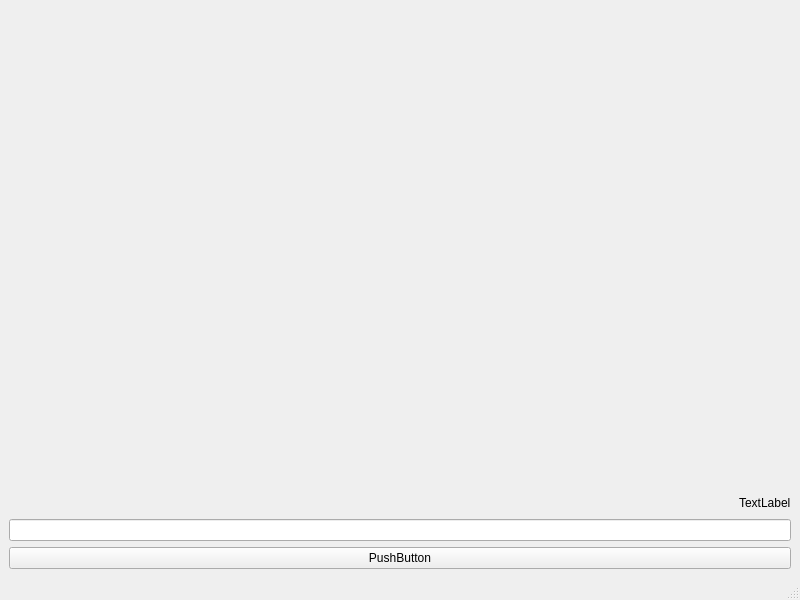
<?xml version="1.0" encoding="UTF-8"?>
<ui version="4.0">
 <class>MainWindow</class>
 <widget class="QMainWindow" name="MainWindow">
  <property name="geometry">
   <rect>
    <x>0</x>
    <y>0</y>
    <width>800</width>
    <height>600</height>
   </rect>
  </property>
  <property name="windowTitle">
   <string>MainWindow</string>
  </property>
  <widget class="QWidget" name="centralwidget">
   <layout class="QHBoxLayout" name="horizontalLayout">
    <item>
     <layout class="QVBoxLayout" name="verticalLayout">
      <property name="sizeConstraint">
       <enum>QLayout::SetMaximumSize</enum>
      </property>
      <item>
       <widget class="QWidget" name="plotting_widget" native="true"/>
      </item>
      <item alignment="Qt::AlignRight">
       <widget class="QLabel" name="label">
        <property name="sizePolicy">
         <sizepolicy hsizetype="Preferred" vsizetype="Minimum">
          <horstretch>0</horstretch>
          <verstretch>0</verstretch>
         </sizepolicy>
        </property>
        <property name="maximumSize">
         <size>
          <width>16777215</width>
          <height>20</height>
         </size>
        </property>
        <property name="text">
         <string>TextLabel</string>
        </property>
       </widget>
      </item>
      <item>
       <widget class="QLineEdit" name="lineEdit">
        <property name="enabled">
         <bool>true</bool>
        </property>
       </widget>
      </item>
      <item>
       <widget class="QPushButton" name="pushButton">
        <property name="text">
         <string>PushButton</string>
        </property>
       </widget>
      </item>
     </layout>
    </item>
   </layout>
  </widget>
  <widget class="QMenuBar" name="menubar">
   <property name="geometry">
    <rect>
     <x>0</x>
     <y>0</y>
     <width>800</width>
     <height>17</height>
    </rect>
   </property>
  </widget>
  <widget class="QStatusBar" name="statusbar"/>
 </widget>
 <resources/>
 <connections/>
</ui>
